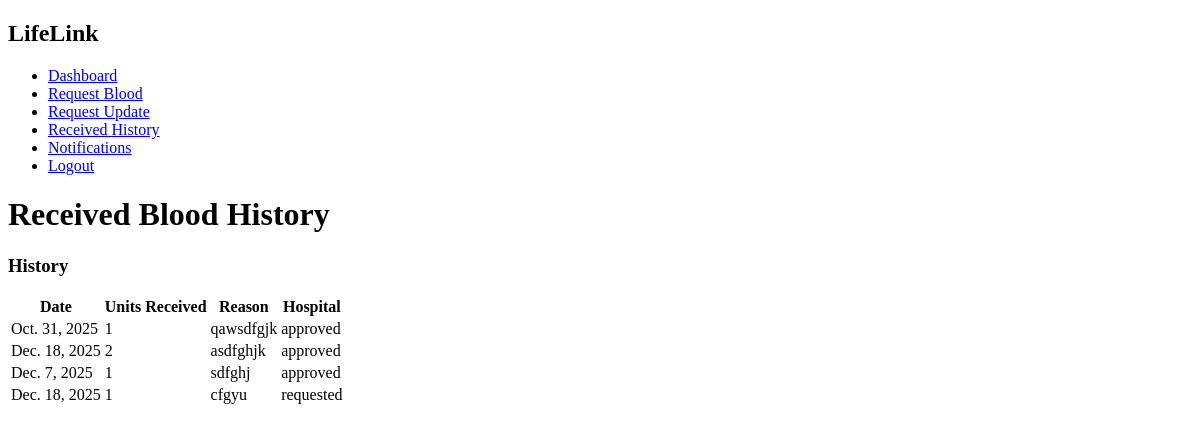
The page /received_history/ (signed in) on the database as committed earlier.
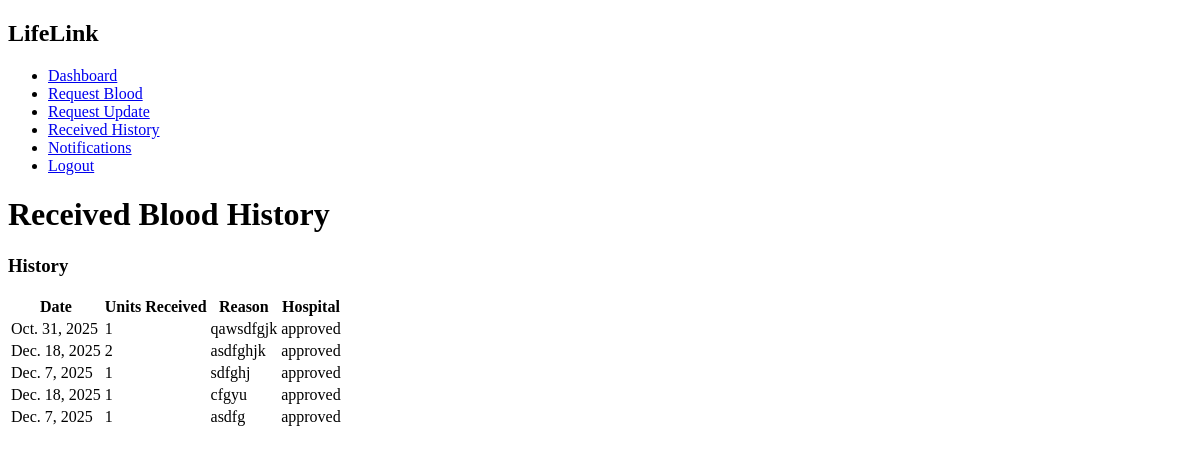
The same page on the database as committed later.
### Blood_Bank/models.py (models this page shows, shortened)
class Request_list(models.Model):
    patient = models.ForeignKey(Patient,on_delete=models.CASCADE)
    unit = models.PositiveIntegerField(null=True,blank=True)
    date = models.DateField(null=True,blank=True)
    reason = models.CharField(max_length=50,null=True,blank=True)
    urgent = models.BooleanField(default=False)
    STATUS_CHOICES = (
        ('requested', 'Requested'),
        ('approved', 'Approved'),
        ('rejected', 'Rejected'),
    )
    status = models.CharField(max_length=10, choices=STATUS_CHOICES, default='requested')

### Blood_Bank/views.py (the view)
# urls.py: path('received_history/',views.received_history,name='received_history'),
def received_history(request):
    profile = Profile.objects.get(user=request.user)
    patient = Patient.objects.get(profile=profile)
    request_list = Request_list.objects.filter(patient = patient)
    return render(request,'patient_dashboard/received_history.html',{'patient': patient,'request_list':request_list})

### Blood_Bank/templates/patient_dashboard/received_history.html (shortened to what this page needs)
{% load static %}
<!DOCTYPE html>
<html lang="en">
<head>
    <link rel="stylesheet" href="{% static 'css/patient_dashboard/received_history.css' %}">
</head>
<body>
    <div class="sidebar">
        <h2>LifeLink</h2>
        <ul>
            <li><a href="{% url 'patient_dashboard' %}">Dashboard</a></li>
            <li><a href="{% url 'request_blood' %}">Request Blood</a></li>
            <li><a href="{% url 'request_update'%}">Request Update</a></li>
            <li><a href="{% url 'received_history' %}">Received History</a></li>
            <li><a href="{% url 'patient_notification' %}">Notifications</a></li>
            <li><a href="{% url 'home' %}">Logout</a></li>
        </ul>
    </div>
    <div class="content">
        <h1>Received Blood History</h1>
        <div class="card">
            <h3>History</h3>
            <table>
                <thead>
                    <tr>
                        <th>Date</th>
                        <th>Units Received</th>
                        <th>Reason</th>
                        <th>Hospital</th>
                    </tr>
                </thead>
                <tbody>
                    {% for r in request_list %}
                        <tr>
                            <td>{{r.date}}</td>
                            <td>{{r.unit}}</td>
                            <td>{{r.reason}}</td>
                            <td>{{r.status}}</td>
                        </tr>
                    {% endfor %}
                </tbody>
            </table>
        </div>
    </div>
</body>
</html>

Rows that differ between the two databases and show on the page:
changed Request_list "cfgyu": status "requested" → "approved"
added Request_list: date "Dec. 7, 2025", unit "1", reason "asdfg", status "approved"
